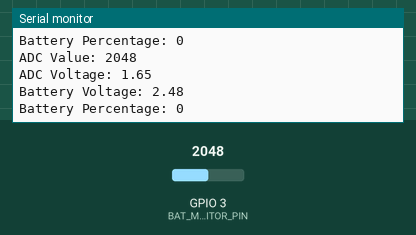
Simulated run of this sketch. Board: ESP32. Parts: the last lines printed to the serial monitor. The inputs (shaded band) are chosen by the test bench; at power-on: GPIO 3 (BAT_MONITOR_PIN) = 2048 (analog values on the 0–4095 scale).

Above: at 1.8 s.
1.9 s: GPIO 3 (BAT_MONITOR_PIN) set to 2866
At 2.7 s:
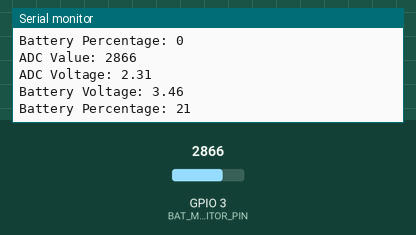
3.4 s: GPIO 3 (BAT_MONITOR_PIN) set to 3603
At 4.3 s:
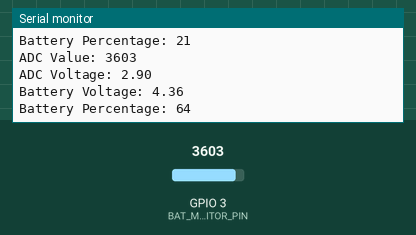
Timing chart, 0 to 6.4 s (numbered marks = the images above; inputs shaded):
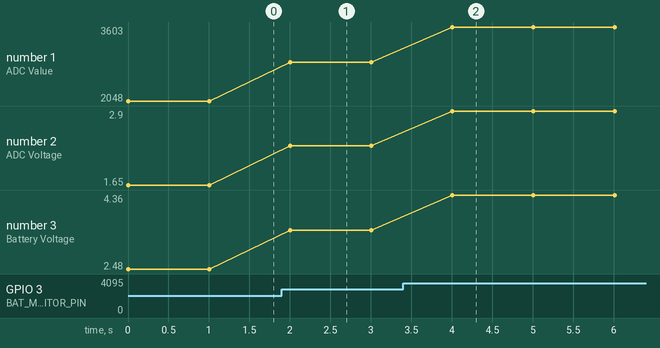

The sketch:

battery-monitor.ino
```cpp
#include <Arduino.h>
#define BAT_MONITOR_PIN 3
uint8_t value = 0;
void setup() {
  Serial.begin(115200);
  // Setting up ADC for Battery Monitor
  analogReadResolution(12);     // 0–4095
  analogSetAttenuation(ADC_11db); // Allows full 0–3.3V range

}

void loop() {
  int adcValue = analogRead(BAT_MONITOR_PIN);
  Serial.print("ADC Value: ");
  Serial.println(adcValue);
  float adcVoltage = (adcValue* 3.3) / 4095;
  Serial.print("ADC Voltage: ");
  Serial.println(adcVoltage);
  float batVoltage = adcVoltage * 1.5;
  Serial.print("Battery Voltage: ");
  Serial.println(batVoltage);
  if (batVoltage >= 4.20) {
      value = 64;
  } else if (batVoltage <= 3.10) {
      value = 0;
  } else {
      value = (batVoltage - 3.10) * 64 / (1.1);
  }
  Serial.print("Battery Percentage: ");
  Serial.println(value);
  Serial.println();
  delay(1000);
}
```

Measured:
- after the input at 1.9 s, the serial monitor: prints a new line after 0.10 s (image 1)
- after the input at 3.4 s, the serial monitor: prints a new line after 0.61 s (image 2)
- plotted number 1: 2048 → 2866 after the input at 1.9 s, 2866 → 3603 after the input at 3.4 s
- plotted number 2: 1.65 → 2.31 after the input at 1.9 s, 2.31 → 2.9 after the input at 3.4 s
- plotted number 3: 2.48 → 3.46 after the input at 1.9 s, 3.46 → 4.36 after the input at 3.4 s
